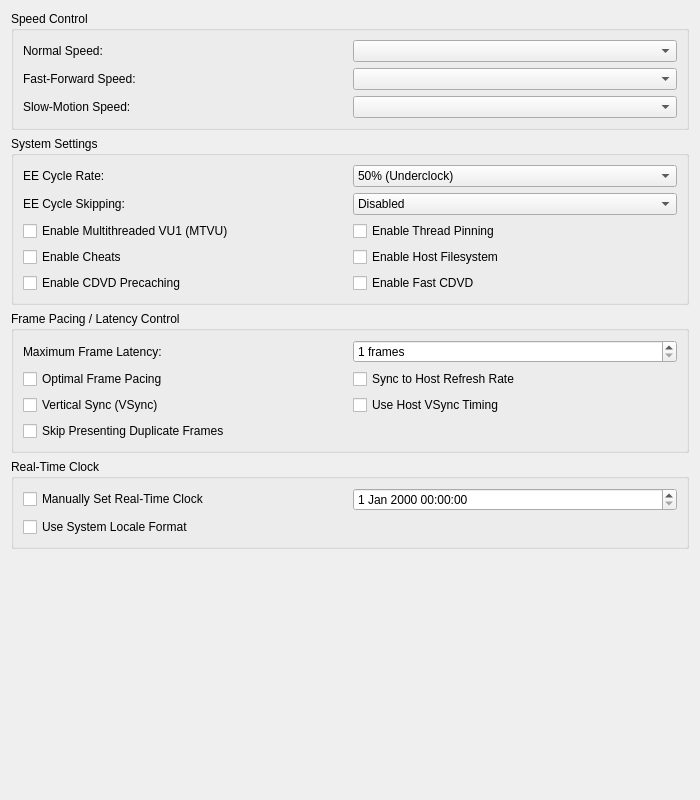
<?xml version="1.0" encoding="UTF-8"?>
<ui version="4.0">
 <class>EmulationSettingsWidget</class>
 <widget class="QWidget" name="EmulationSettingsWidget">
  <property name="geometry">
   <rect>
    <x>0</x>
    <y>0</y>
    <width>700</width>
    <height>800</height>
   </rect>
  </property>
  <layout class="QVBoxLayout" name="verticalLayout">
   <item>
    <widget class="QGroupBox" name="speedGroup">
     <property name="title">
      <string>Speed Control</string>
     </property>
     <layout class="QGridLayout" name="gridLayout_3">
      <item row="2" column="0">
       <widget class="QLabel" name="label_6">
        <property name="text">
         <string>Slow-Motion Speed:</string>
        </property>
        <property name="buddy">
         <cstring>slowMotionSpeed</cstring>
        </property>
       </widget>
      </item>
      <item row="1" column="1">
       <widget class="QComboBox" name="fastForwardSpeed"/>
      </item>
      <item row="2" column="1">
       <widget class="QComboBox" name="slowMotionSpeed"/>
      </item>
      <item row="0" column="0">
       <widget class="QLabel" name="label_4">
        <property name="text">
         <string>Normal Speed:</string>
        </property>
        <property name="buddy">
         <cstring>normalSpeed</cstring>
        </property>
       </widget>
      </item>
      <item row="1" column="0">
       <widget class="QLabel" name="label_5">
        <property name="text">
         <string>Fast-Forward Speed:</string>
        </property>
        <property name="buddy">
         <cstring>fastForwardSpeed</cstring>
        </property>
       </widget>
      </item>
      <item row="0" column="1">
       <widget class="QComboBox" name="normalSpeed"/>
      </item>
     </layout>
    </widget>
   </item>
   <item>
    <widget class="QGroupBox" name="systemSettingsGroup">
     <property name="title">
      <string>System Settings</string>
     </property>
     <layout class="QGridLayout" name="gridLayout_5">
      <item row="0" column="1">
       <widget class="QComboBox" name="eeCycleRate">
        <item>
         <property name="text">
          <string>50% (Underclock)</string>
         </property>
        </item>
        <item>
         <property name="text">
          <string>60% (Underclock)</string>
         </property>
        </item>
        <item>
         <property name="text">
          <string>75% (Underclock)</string>
         </property>
        </item>
        <item>
         <property name="text">
          <string>100% (Normal Speed)</string>
         </property>
        </item>
        <item>
         <property name="text">
          <string>130% (Overclock)</string>
         </property>
        </item>
        <item>
         <property name="text">
          <string>180% (Overclock)</string>
         </property>
        </item>
        <item>
         <property name="text">
          <string>300% (Overclock)</string>
         </property>
        </item>
       </widget>
      </item>
      <item row="1" column="1">
       <widget class="QComboBox" name="eeCycleSkipping">
        <item>
         <property name="text">
          <string>Disabled</string>
         </property>
        </item>
        <item>
         <property name="text">
          <string>Mild Underclock</string>
         </property>
        </item>
        <item>
         <property name="text">
          <string>Moderate Underclock</string>
         </property>
        </item>
        <item>
         <property name="text">
          <string>Maximum Underclock</string>
         </property>
        </item>
       </widget>
      </item>
      <item row="2" column="0" colspan="2">
       <layout class="QGridLayout" name="systemSettingsLayout">
        <item row="1" column="0">
         <widget class="QCheckBox" name="cheats">
          <property name="text">
           <string>Enable Cheats</string>
          </property>
         </widget>
        </item>
        <item row="0" column="0">
         <widget class="QCheckBox" name="MTVU">
          <property name="text">
           <string>Enable Multithreaded VU1 (MTVU)</string>
          </property>
         </widget>
        </item>
        <item row="1" column="1">
         <widget class="QCheckBox" name="hostFilesystem">
          <property name="text">
           <string>Enable Host Filesystem</string>
          </property>
         </widget>
        </item>
        <item row="2" column="1">
         <widget class="QCheckBox" name="fastCDVD">
          <property name="text">
           <string>Enable Fast CDVD</string>
          </property>
         </widget>
        </item>
        <item row="2" column="0">
         <widget class="QCheckBox" name="precacheCDVD">
          <property name="text">
           <string>Enable CDVD Precaching</string>
          </property>
         </widget>
        </item>
        <item row="0" column="1">
         <widget class="QCheckBox" name="threadPinning">
          <property name="text">
           <string>Enable Thread Pinning</string>
          </property>
         </widget>
        </item>
       </layout>
      </item>
      <item row="0" column="0">
       <widget class="QLabel" name="label_9">
        <property name="text">
         <string>EE Cycle Rate:</string>
        </property>
        <property name="buddy">
         <cstring>eeCycleRate</cstring>
        </property>
       </widget>
      </item>
      <item row="1" column="0">
       <widget class="QLabel" name="label_10">
        <property name="text">
         <string>EE Cycle Skipping:</string>
        </property>
        <property name="buddy">
         <cstring>eeCycleSkipping</cstring>
        </property>
       </widget>
      </item>
     </layout>
    </widget>
   </item>
   <item>
    <widget class="QGroupBox" name="pacingGroup">
     <property name="title">
      <string>Frame Pacing / Latency Control</string>
     </property>
     <layout class="QGridLayout" name="gridLayout_2">
      <item row="1" column="1">
       <widget class="QSpinBox" name="maxFrameLatency">
        <property name="suffix">
         <string extracomment="This string will appear next to the amount of frames selected, in a dropdown box."> frames</string>
        </property>
        <property name="minimum">
         <number>1</number>
        </property>
        <property name="maximum">
         <number>5</number>
        </property>
       </widget>
      </item>
      <item row="1" column="0">
       <widget class="QLabel" name="label_2">
        <property name="text">
         <string>Maximum Frame Latency:</string>
        </property>
        <property name="buddy">
         <cstring>maxFrameLatency</cstring>
        </property>
       </widget>
      </item>
      <item row="3" column="0" colspan="2">
       <layout class="QGridLayout" name="basicCheckboxGridLayout">
        <item row="0" column="1">
         <widget class="QCheckBox" name="syncToHostRefreshRate">
          <property name="text">
           <string>Sync to Host Refresh Rate</string>
          </property>
         </widget>
        </item>
        <item row="1" column="0">
         <widget class="QCheckBox" name="vsync">
          <property name="text">
           <string>Vertical Sync (VSync)</string>
          </property>
         </widget>
        </item>
        <item row="0" column="0">
         <widget class="QCheckBox" name="optimalFramePacing">
          <property name="text">
           <string>Optimal Frame Pacing</string>
          </property>
         </widget>
        </item>
        <item row="1" column="1">
         <widget class="QCheckBox" name="useVSyncForTiming">
          <property name="text">
           <string>Use Host VSync Timing</string>
          </property>
         </widget>
        </item>
        <item row="2" column="0">
         <widget class="QCheckBox" name="skipPresentingDuplicateFrames">
          <property name="text">
           <string>Skip Presenting Duplicate Frames</string>
          </property>
         </widget>
        </item>
       </layout>
      </item>
     </layout>
    </widget>
   </item>
   <item>
    <widget class="QGroupBox" name="rtcGroup">
     <property name="title">
      <string>Real-Time Clock</string>
     </property>
     <layout class="QGridLayout" name="gridLayoutRTC">
      <item row="0" column="0">
       <widget class="QCheckBox" name="manuallySetRealTimeClock">
        <property name="text">
         <string>Manually Set Real-Time Clock</string>
        </property>
       </widget>
      </item>
      <item row="0" column="1">
       <widget class="QDateTimeEdit" name="rtcDateTime"/>
      </item>
      <item row="1" column="0">
       <widget class="QCheckBox" name="rtcUseSystemLocaleFormat">
        <property name="text">
         <string>Use System Locale Format</string>
        </property>
       </widget>
      </item>
     </layout>
    </widget>
   </item>
   <item>
    <spacer name="verticalSpacer">
     <property name="orientation">
      <enum>Qt::Orientation::Vertical</enum>
     </property>
     <property name="sizeHint" stdset="0">
      <size>
       <width>20</width>
       <height>0</height>
      </size>
     </property>
    </spacer>
   </item>
  </layout>
 </widget>
 <tabstops>
  <tabstop>normalSpeed</tabstop>
  <tabstop>fastForwardSpeed</tabstop>
  <tabstop>slowMotionSpeed</tabstop>
  <tabstop>eeCycleRate</tabstop>
  <tabstop>eeCycleSkipping</tabstop>
  <tabstop>MTVU</tabstop>
  <tabstop>threadPinning</tabstop>
  <tabstop>cheats</tabstop>
  <tabstop>hostFilesystem</tabstop>
  <tabstop>precacheCDVD</tabstop>
  <tabstop>fastCDVD</tabstop>
  <tabstop>maxFrameLatency</tabstop>
  <tabstop>optimalFramePacing</tabstop>
  <tabstop>syncToHostRefreshRate</tabstop>
  <tabstop>vsync</tabstop>
  <tabstop>useVSyncForTiming</tabstop>
  <tabstop>skipPresentingDuplicateFrames</tabstop>
  <tabstop>manuallySetRealTimeClock</tabstop>
  <tabstop>rtcDateTime</tabstop>
 </tabstops>
 <resources>
  <include location="../resources/resources.qrc"/>
 </resources>
 <connections/>
</ui>
